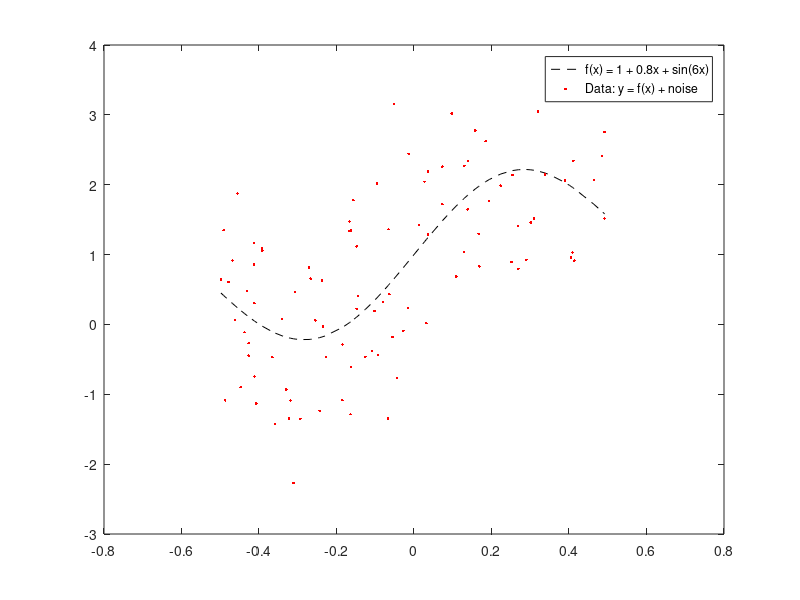

Here is the MATLAB script that generated this plot: (Note: a time limit stopped this script after it produced the figure.)
clear all; close all
% seed
rng(123)
% sample size
n  = 100;

% X and error term
x = -.5+sort(rand(n,1));
u = randn(n,1);
% True f(X)
y0 = 1+0.8*x+sin(6*x);

% y = f(X) + u; add noise
y = y0 + u;


% Plot signal
fig1 = figure(1);
plot(x,y0,'--k'); hold on;
% Plot sample of data
plot(x,y,'.r'); hold off; legend('f(x) = 1 + 0.8x + sin(6x)','Data: y = f(x) + noise');

dim = [8,6]; 
set(gcf,'paperpositionmode','manual','paperunits','inches');
set(gcf,'papersize',dim,'paperposition',[0,0,dim]);
box on
set(gca,'Layer','top');
print(fig1, '-dpdf',['Overfit_1.pdf']);

%% Use polynomials to approximate unknown DGP
kmax = 15; % X = [1 x, x^2, ..., x.^kmax]

% regressor
X = ones(n,1);
% Plot data and fitted
fig2 = figure(2);
for jj = 1:kmax
    X = [X x.^jj];
    [B,~,uhat,~,stats] = regress(y,X);
    subplot(3,5,jj);
    plot(x,y0,'--k',x,y,'.r',x,X*B,'-b'); legend('f(x)','Data',['Fitted, x^{' num2str(jj) '}'],'Location','NorthWest');
    title(['R2 = ' num2str(stats(1),'%5.4f'), ', RMSE = ' num2str(mean(uhat.^2).^0.5,'%5.4f')])
end

dim = [12,8]; 
set(gcf,'paperpositionmode','manual','paperunits','inches');
set(gcf,'papersize',dim,'paperposition',[0,0,dim]);
box on
set(gca,'Layer','top');
print(fig2, '-dpdf',['Overfit_2.pdf']);

%% Focus on the fit for k = 1,2,3,15
XX{1} = [ones(n,1) x];
XX{2} = [ones(n,1) x.^(1:2)];
XX{3} = [ones(n,1) x.^(1:3)];
XX{4} = [ones(n,1) x.^(1:15)];
tit = {'x','x, x^2','x, x^2, x^3','x, x^2, ..., x^{15}'};
fig3 = figure(3);
for ii = 1:4
    X = XX{ii};
    P = (X'*X)\X';
    for ss = 1:100
        y = y0 + randn(n,1)*0.75;
        yhat(:,ss) = X*(P*y);
    end
    subplot(2,2,ii)
    plot(x,yhat,'-g'); title(tit{ii});
    hold on;
    plot(x,y0,'-k','linewidth',2); hold off
end
        
dim = [8,6]; 
set(gcf,'paperpositionmode','manual','paperunits','inches');
set(gcf,'papersize',dim,'paperposition',[0,0,dim]);
box on
set(gca,'Layer','top');
print(fig3, '-dpdf',['Overfit_3.pdf']);  
        
%% Compare IS and OOS RMSE
is_rmse = NaN(kmax,1); oos_rmse=NaN(kmax,1);

X = ones(n,1);

cvsize = 10;

for jj = 1:kmax
    X = [X x.^jj];
    kk=1;
    for ii = cvsize:cvsize:100 % k-fold CV (k=10)
        % test and training data
        oos = ii-(cvsize-1):ii;
        is = setdiff(1:100,oos);
        % OLS
        [B,~,uhat] = regress(y(is),X(is,:));
        % Training and test RMSE
        is_rmse(jj,kk) = sqrt(mean(uhat.^2));
        oos_rmse(jj,kk) = sqrt(mean((y(oos)-X(oos,:)*B).^2));
        
        kk=kk+1;
    end
end

fig4 = figure(4);
subplot(1,2,1);
plot(1:kmax,log(mean(is_rmse,2)),'-or'); 
title('In sample'); ylabel('log RMSE'); xlabel('No. regressors');
xlim([0.5 kmax+.5]); xticks(1:1:kmax); grid on;

subplot(1,2,2);
plot(1:kmax,log(mean(oos_rmse,2)),'-db'); hold on;
title('Out-of-sample'); ylabel('log RMSE'); xlabel('No. regressors'); 
plot([0 kmax+1],[min(log(mean(oos_rmse,2))) min(log(mean(oos_rmse,2)))],'-k'); hold on;
yl=ylim;
plot([find(log(mean(oos_rmse,2))==min(log(mean(oos_rmse,2))))],[min(log(mean(oos_rmse,2)))],'db','MarkerFaceColor','b'); hold on;
xlim([0.5 kmax+.5]); xticks(1:1:kmax); grid on;

dim = [8,6]; 
set(gcf,'paperpositionmode','manual','paperunits','inches');
set(gcf,'papersize',dim,'paperposition',[0,0,dim]);
box on
set(gca,'Layer','top');
print(fig4, '-dpdf',['Overfit_4.pdf']);    
